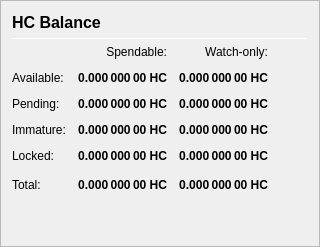
                                      <widget class="QFrame" name="frame_Balances">
                                        <property name="frameShape">
                                          <enum>QFrame::StyledPanel</enum>
                                        </property>
                                        <property name="frameShadow">
                                          <enum>QFrame::Raised</enum>
                                        </property>
                                        <layout class="QVBoxLayout" name="verticalLayout_4">
                                          <item>
                                            <layout class="QHBoxLayout" name="horizontalLayout_4">
                                              <item>
                                                <widget class="QLabel" name="label_5">
                                                  <property name="minimumSize">
                                                    <size>
                                                      <width>0</width>
                                                      <height>20</height>
                                                    </size>
                                                  </property>
                                                  <property name="font">
                                                    <font>
                                                      <pointsize>12</pointsize>
                                                      <weight>75</weight>
                                                      <bold>true</bold>
                                                    </font>
                                                  </property>
                                                  <property name="text">
                                                    <string>HC Balance</string>
                                                  </property>
                                                </widget>
                                              </item>
                                              <item>
                                                <spacer name="horizontalSpacer_3">
                                                  <property name="orientation">
                                                    <enum>Qt::Horizontal</enum>
                                                  </property>
                                                  <property name="sizeHint" stdset="0">
                                                    <size>
                                                      <width>40</width>
                                                      <height>20</height>
                                                    </size>
                                                  </property>
                                                </spacer>
                                              </item>
                                            </layout>
                                          </item>
                                          <item>
                                            <widget class="Line" name="line_Balance">
                                              <property name="minimumSize">
                                                <size>
                                                  <width>0</width>
                                                  <height>1</height>
                                                </size>
                                              </property>
                                              <property name="maximumSize">
                                                <size>
                                                  <width>16777215</width>
                                                  <height>1</height>
                                                </size>
                                              </property>
                                              <property name="orientation">
                                                <enum>Qt::Horizontal</enum>
                                              </property>
                                            </widget>
                                          </item>
                                          <item>
                                            <layout class="QGridLayout" name="gridLayout">
                                              <property name="spacing">
                                                <number>12</number>
                                              </property>
                                              <item row="0" column="1">
                                                <widget class="QLabel" name="labelSpendable">
                                                  <property name="text">
                                                    <string>Spendable:</string>
                                                  </property>
                                                  <property name="alignment">
                                                    <set>Qt::AlignRight|Qt::AlignTrailing|Qt::AlignVCenter</set>
                                                  </property>
                                                </widget>
                                              </item>
                                              <item row="0" column="2">
                                                <widget class="QLabel" name="labelWatchonly">
                                                  <property name="text">
                                                    <string>Watch-only:</string>
                                                  </property>
                                                  <property name="alignment">
                                                    <set>Qt::AlignRight|Qt::AlignTrailing|Qt::AlignVCenter</set>
                                                  </property>
                                                </widget>
                                              </item>
                                              <item row="1" column="0">
                                                <widget class="QLabel" name="labelBalanceText">
                                                  <property name="text">
                                                    <string>Available:</string>
                                                  </property>
                                                </widget>
                                              </item>
                                              <item row="1" column="1">
                                                <widget class="QLabel" name="labelBalance">
                                                  <property name="font">
                                                    <font>
                                                      <weight>75</weight>
                                                      <bold>true</bold>
                                                    </font>
                                                  </property>
                                                  <property name="cursor">
                                                    <cursorShape>IBeamCursor</cursorShape>
                                                  </property>
                                                  <property name="toolTip">
                                                    <string>Your current spendable balance</string>
                                                  </property>
                                                  <property name="text">
                                                    <string notr="true">0.000 000 00 HC</string>
                                                  </property>
                                                  <property name="alignment">
                                                    <set>Qt::AlignRight|Qt::AlignTrailing|Qt::AlignVCenter</set>
                                                  </property>
                                                  <property name="textInteractionFlags">
                                                    <set>Qt::LinksAccessibleByMouse|Qt::TextSelectableByKeyboard|Qt::TextSelectableByMouse</set>
                                                  </property>
                                                </widget>
                                              </item>
                                              <item row="1" column="2">
                                                <widget class="QLabel" name="labelWatchAvailable">
                                                  <property name="font">
                                                    <font>
                                                      <weight>75</weight>
                                                      <bold>true</bold>
                                                    </font>
                                                  </property>
                                                  <property name="cursor">
                                                    <cursorShape>IBeamCursor</cursorShape>
                                                  </property>
                                                  <property name="toolTip">
                                                    <string>Your current balance in watch-only addresses</string>
                                                  </property>
                                                  <property name="text">
                                                    <string notr="true">0.000 000 00 HC</string>
                                                  </property>
                                                  <property name="alignment">
                                                    <set>Qt::AlignRight|Qt::AlignTrailing|Qt::AlignVCenter</set>
                                                  </property>
                                                  <property name="textInteractionFlags">
                                                    <set>Qt::LinksAccessibleByMouse|Qt::TextSelectableByKeyboard|Qt::TextSelectableByMouse</set>
                                                  </property>
                                                </widget>
                                              </item>
                                              <item row="2" column="0">
                                                <widget class="QLabel" name="labelPendingText">
                                                  <property name="text">
                                                    <string>Pending:</string>
                                                  </property>
                                                </widget>
                                              </item>
                                              <item row="2" column="1">
                                                <widget class="QLabel" name="labelUnconfirmed">
                                                  <property name="font">
                                                    <font>
                                                      <weight>75</weight>
                                                      <bold>true</bold>
                                                    </font>
                                                  </property>
                                                  <property name="cursor">
                                                    <cursorShape>IBeamCursor</cursorShape>
                                                  </property>
                                                  <property name="toolTip">
                                                    <string>Total of transactions that have yet to be confirmed, and do not yet count toward the spendable balance</string>
                                                  </property>
                                                  <property name="text">
                                                    <string notr="true">0.000 000 00 HC</string>
                                                  </property>
                                                  <property name="alignment">
                                                    <set>Qt::AlignRight|Qt::AlignTrailing|Qt::AlignVCenter</set>
                                                  </property>
                                                  <property name="textInteractionFlags">
                                                    <set>Qt::LinksAccessibleByMouse|Qt::TextSelectableByKeyboard|Qt::TextSelectableByMouse</set>
                                                  </property>
                                                </widget>
                                              </item>
                                              <item row="2" column="2">
                                                <widget class="QLabel" name="labelWatchPending">
                                                  <property name="font">
                                                    <font>
                                                      <weight>75</weight>
                                                      <bold>true</bold>
                                                    </font>
                                                  </property>
                                                  <property name="cursor">
                                                    <cursorShape>IBeamCursor</cursorShape>
                                                  </property>
                                                  <property name="toolTip">
                                                    <string>Unconfirmed transactions to watch-only addresses</string>
                                                  </property>
                                                  <property name="text">
                                                    <string notr="true">0.000 000 00 HC</string>
                                                  </property>
                                                  <property name="alignment">
                                                    <set>Qt::AlignRight|Qt::AlignTrailing|Qt::AlignVCenter</set>
                                                  </property>
                                                  <property name="textInteractionFlags">
                                                    <set>Qt::LinksAccessibleByMouse|Qt::TextSelectableByKeyboard|Qt::TextSelectableByMouse</set>
                                                  </property>
                                                </widget>
                                              </item>
                                              <item row="3" column="0">
                                                <widget class="QLabel" name="labelImmatureText">
                                                  <property name="text">
                                                    <string>Immature:</string>
                                                  </property>
                                                </widget>
                                              </item>
                                              <item row="3" column="1">
                                                <widget class="QLabel" name="labelImmature">
                                                  <property name="font">
                                                    <font>
                                                      <weight>75</weight>
                                                      <bold>true</bold>
                                                    </font>
                                                  </property>
                                                  <property name="cursor">
                                                    <cursorShape>IBeamCursor</cursorShape>
                                                  </property>
                                                  <property name="toolTip">
                                                    <string>Staked or masternode rewards that has not yet matured</string>
                                                  </property>
                                                  <property name="text">
                                                    <string notr="true">0.000 000 00 HC</string>
                                                  </property>
                                                  <property name="alignment">
                                                    <set>Qt::AlignRight|Qt::AlignTrailing|Qt::AlignVCenter</set>
                                                  </property>
                                                  <property name="textInteractionFlags">
                                                    <set>Qt::LinksAccessibleByMouse|Qt::TextSelectableByKeyboard|Qt::TextSelectableByMouse</set>
                                                  </property>
                                                </widget>
                                              </item>
                                              <item row="3" column="2">
                                                <widget class="QLabel" name="labelWatchImmature">
                                                  <property name="font">
                                                    <font>
                                                      <weight>75</weight>
                                                      <bold>true</bold>
                                                    </font>
                                                  </property>
                                                  <property name="cursor">
                                                    <cursorShape>IBeamCursor</cursorShape>
                                                  </property>
                                                  <property name="toolTip">
                                                    <string>Staked or masternode rewards in watch-only addresses that has not yet matured</string>
                                                  </property>
                                                  <property name="text">
                                                    <string notr="true">0.000 000 00 HC</string>
                                                  </property>
                                                  <property name="alignment">
                                                    <set>Qt::AlignRight|Qt::AlignTrailing|Qt::AlignVCenter</set>
                                                  </property>
                                                  <property name="textInteractionFlags">
                                                    <set>Qt::LinksAccessibleByMouse|Qt::TextSelectableByKeyboard|Qt::TextSelectableByMouse</set>
                                                  </property>
                                                </widget>
                                              </item>
                                              <item row="4" column="0">
                                                <widget class="QLabel" name="labelLockedBalanceText">
                                                  <property name="toolTip">
                                                    <string>Locked HC or Masternode collaterals. These are excluded from zHC minting.</string>
                                                  </property>
                                                  <property name="text">
                                                    <string>Locked:</string>
                                                  </property>
                                                </widget>
                                              </item>
                                              <item row="4" column="1">
                                                <widget class="QLabel" name="labelLockedBalance">
                                                  <property name="font">
                                                    <font>
                                                      <weight>75</weight>
                                                      <bold>true</bold>
                                                    </font>
                                                  </property>
                                                  <property name="cursor">
                                                    <cursorShape>IBeamCursor</cursorShape>
                                                  </property>
                                                  <property name="toolTip">
                                                    <string>Locked HC or Masternode collaterals. These are excluded from zHC minting.</string>
                                                  </property>
                                                  <property name="text">
                                                    <string notr="true">0.000 000 00 HC</string>
                                                  </property>
                                                  <property name="alignment">
                                                    <set>Qt::AlignRight|Qt::AlignTrailing|Qt::AlignVCenter</set>
                                                  </property>
                                                  <property name="textInteractionFlags">
                                                    <set>Qt::LinksAccessibleByMouse|Qt::TextSelectableByKeyboard|Qt::TextSelectableByMouse</set>
                                                  </property>
                                                </widget>
                                              </item>
                                              <item row="4" column="2">
                                                <widget class="QLabel" name="labelWatchLocked">
                                                  <property name="font">
                                                    <font>
                                                      <weight>75</weight>
                                                      <bold>true</bold>
                                                    </font>
                                                  </property>
                                                  <property name="cursor">
                                                    <cursorShape>IBeamCursor</cursorShape>
                                                  </property>
                                                  <property name="toolTip">
                                                    <string>Current locked balance in watch-only addresses</string>
                                                  </property>
                                                  <property name="text">
                                                    <string notr="true">0.000 000 00 HC</string>
                                                  </property>
                                                  <property name="alignment">
                                                    <set>Qt::AlignRight|Qt::AlignTrailing|Qt::AlignVCenter</set>
                                                  </property>
                                                  <property name="textInteractionFlags">
                                                    <set>Qt::LinksAccessibleByMouse|Qt::TextSelectableByKeyboard|Qt::TextSelectableByMouse</set>
                                                  </property>
                                                </widget>
                                              </item>
                                              <item row="5" column="0">
                                                <widget class="QLabel" name="labelTotalText">
                                                  <property name="toolTip">
                                                    <string>Your current Harvest balance, unconfirmed and immature transactions included</string>
                                                  </property>
                                                  <property name="text">
                                                    <string>Total:</string>
                                                  </property>
                                                </widget>
                                              </item>
                                              <item row="5" column="1">
                                                <widget class="QLabel" name="labelTotal">
                                                  <property name="font">
                                                    <font>
                                                      <weight>75</weight>
                                                      <bold>true</bold>
                                                    </font>
                                                  </property>
                                                  <property name="cursor">
                                                    <cursorShape>IBeamCursor</cursorShape>
                                                  </property>
                                                  <property name="toolTip">
                                                    <string>Your current Harvest balance, unconfirmed and immature transactions included</string>
                                                  </property>
                                                  <property name="text">
                                                    <string notr="true">0.000 000 00 HC</string>
                                                  </property>
                                                  <property name="alignment">
                                                    <set>Qt::AlignRight|Qt::AlignTrailing|Qt::AlignVCenter</set>
                                                  </property>
                                                  <property name="textInteractionFlags">
                                                    <set>Qt::LinksAccessibleByMouse|Qt::TextSelectableByKeyboard|Qt::TextSelectableByMouse</set>
                                                  </property>
                                                </widget>
                                              </item>
                                              <item row="5" column="2">
                                                <widget class="QLabel" name="labelWatchTotal">
                                                  <property name="font">
                                                    <font>
                                                      <weight>75</weight>
                                                      <bold>true</bold>
                                                    </font>
                                                  </property>
                                                  <property name="cursor">
                                                    <cursorShape>IBeamCursor</cursorShape>
                                                  </property>
                                                  <property name="toolTip">
                                                    <string>Current total balance in watch-only addresses</string>
                                                  </property>
                                                  <property name="text">
                                                    <string notr="true">0.000 000 00 HC</string>
                                                  </property>
                                                  <property name="alignment">
                                                    <set>Qt::AlignRight|Qt::AlignTrailing|Qt::AlignVCenter</set>
                                                  </property>
                                                  <property name="textInteractionFlags">
                                                    <set>Qt::LinksAccessibleByMouse|Qt::TextSelectableByKeyboard|Qt::TextSelectableByMouse</set>
                                                  </property>
                                                </widget>
                                              </item>
                                              <item row="5" column="3">
                                                <spacer name="horizontalSpacer_9">
                                                  <property name="orientation">
                                                    <enum>Qt::Horizontal</enum>
                                                  </property>
                                                  <property name="sizeHint" stdset="0">
                                                    <size>
                                                      <width>40</width>
                                                      <height>20</height>
                                                    </size>
                                                  </property>
                                                </spacer>
                                              </item>
                                            </layout>
                                          </item>
                                          <item>
                                            <spacer name="verticalSpacer_3">
                                              <property name="orientation">
                                                <enum>Qt::Vertical</enum>
                                              </property>
                                              <property name="sizeHint" stdset="0">
                                                <size>
                                                  <width>20</width>
                                                  <height>40</height>
                                                </size>
                                              </property>
                                            </spacer>
                                          </item>
                                        </layout>
                                      </widget>
